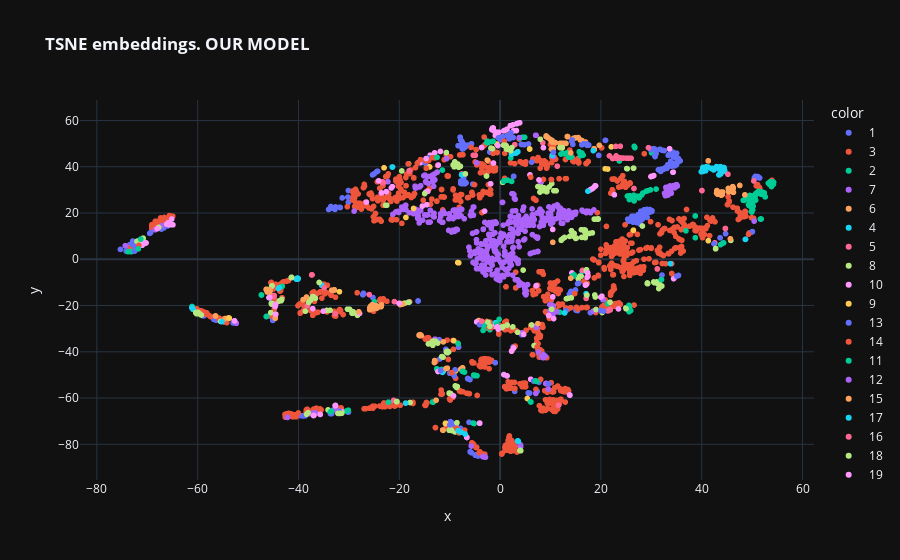

Notebook code for this chart:
### Code cell
import plotly.express as px
import plotly

plotly.offline.init_notebook_mode(connected=True)
sections = list(map(str, okved_data['section_id'].values))

fig = px.scatter(x=embeddings_model_2d[1:, 0], y=embeddings_model_2d[1:, 1], color=sections,
                 title='<b>TSNE embeddings. OUR MODEL</b>', hover_name=okved_data['name_section'])

fig
